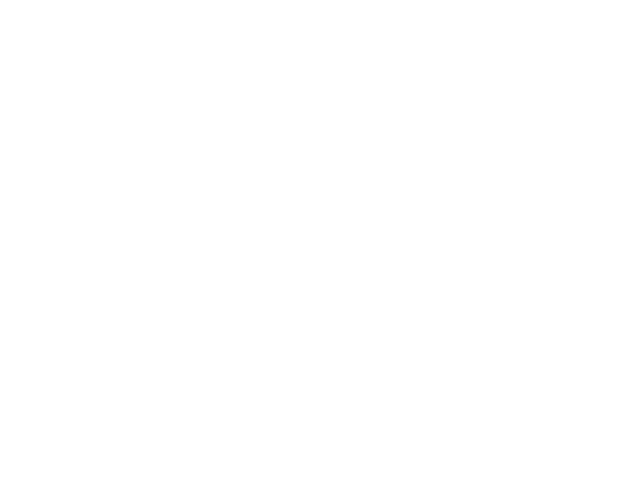
Frame 1 (no input)
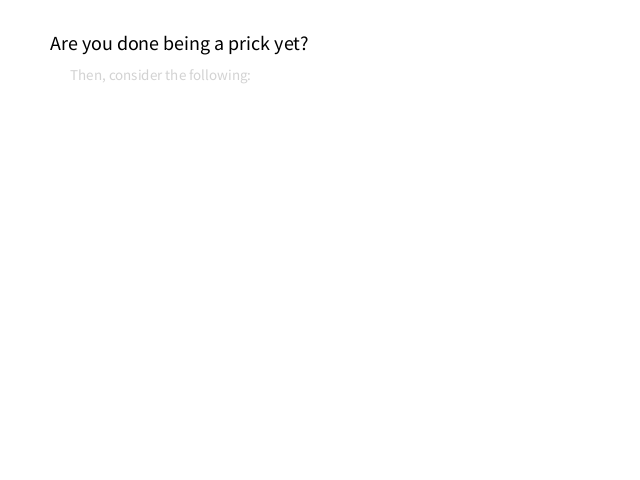
Frame 60 (the mouse pressed at the canvas centre just before this capture)
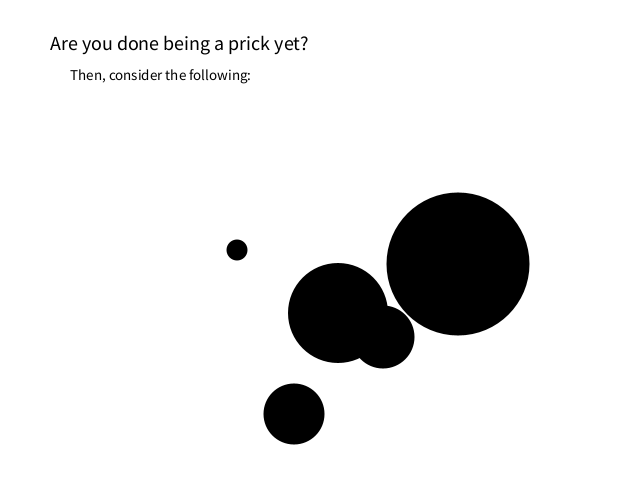
Frame 120 (the mouse held since frame 60 and released just before this capture)

The Processing sketch that drew these frames (run headless with seeded random() and noise(); from frame 60 on, the mouse is pressed at the canvas centre):

// Processing sketch: exercise08
// ── exercise08.pde
/* Alright so the goal of this is to create the part of the project that will have 
(probably) the most story branch points, based on how the components are interacted 
with (some lines, beziers, and text, let's say. different colors, too)

i will not create the links to the story branches they lead to just yet, bcause that 
would be too much work, so i'll put a placeholder shape (a yellow square i guess) in
the corner of the window to indicate when the interactor would have been locked into 
a story branch. if you'll remember, i said i would start with 3, so i'll aim for that

mouse input is still the main mechanic in this

// just some text to be added later. i'm writing it down now so i don't forget:

Pretty, isn't it? 

Wow, not even going to wait until i finish talking, are you? then fine, don't let me BORE you
with this...

[text turns white, bg turns angry color] I didn't say you were allowed to block me out with 
them! Don't you have any respect?

Oooh, what are you up to? Looks neat.

[upon unveiling text hidden as the same color as bg ] Ooh, look at that! look at what you 
uncovered!

nope, not this time! no obstructing text for you!
*/

/// initialize variables
// message text coordinates ('message text' refers to the the voice of the program
// aka the voice that bosses you around throughout the experience)

// values for larger message text
int textX1 = width/2;
int textY1 = 50;
int textAlpha1 = 0;
String text1 = "Are you done being a prick yet?";

// values for the smaller message text
int textX2 = width/2 + 20;
int textY2 = 80;
int textAlpha2 = 0;
String text2 = "Then, consider the following:";

// initialize circles
Circle circle1;
Circle circle2;
Circle circle3;
Circle circle4;
Circle circle5;

// initialize variable for color swapping
int switchNum = 1;

void setup() {
  // size and bg color
  size(640,480);
  background(255);
  
  // create the circles with their parameters
  // self-reminder: fill, alpha
  circle1 = new Circle(0, 255);
  circle2 = new Circle(0, 255);
  circle3 = new Circle(0, 255);
  circle4 = new Circle(0, 255);
  circle5 = new Circle(0, 255);
  
}

void draw() {
  // first, fade the intro text in (larger text)
  if(textAlpha1 < 255) {
    background(255);
    textSize(20);
    fill(0, textAlpha1);
    text(text1, textX1, textY1);
    textAlpha1 += 5;   
  }
  // second, fade the intro text in (smaller text) while still drawing the prevous line of text
  if(textAlpha1 >= 255 && textAlpha2 < 255) {
    background(255);
    textSize(20);
    fill(0, textAlpha1);
    text(text1, textX1, textY1);
    textSize(15);
    fill(0, textAlpha2);
    text(text2, textX2, textY2);
    textAlpha2 += 5;
  }
  // third, draw some circles to interact with, while the text from before remains in the 
  // picture. these circles are boring for now, but the way they look and the way they will be 
  // interacted with will be spiced up later
  if (textAlpha2 >= 255) {
    background(255);
    fill(0);
    textSize(20);
    text(text1, textX1, textY1);
    textSize(15);
    text(text2, textX2, textY2);
    noStroke();
    circle1.display();
    circle2.display();
    circle3.display();
    circle4.display();
    circle5.display();

  }
  
    // for debugging
    /*point(200,200);
    point(200,450);
    point(600,200);
    point(600,450);*/
    println(circle1.x);
}

  /// starting from after the text has faded in, the interactor can begin affecting things
  // ...through clicking
void mouseClicked() {
  // change the color of the circles, only when 
    // circle 1
  if (mouseX >= circle1.x - circle1.size/2 && mouseX <= circle1.x + circle1.size/2) {
    if (mouseY >= circle1.y - circle1.size/2 && mouseY <= circle1.y + circle1.size/2) {
        switchNum++;
        circle1.colorSwap();
    }
  }
    // circle 2
  if (mouseX >= circle2.x - circle2.size/2 && mouseX <= circle2.x + circle2.size/2) {
    if (mouseY >= circle2.y - circle2.size/2 && mouseY <= circle2.y + circle2.size/2) {
        switchNum++;
        circle2.colorSwap();
    }
  }
    // circle 3
  if (mouseX >= circle3.x - circle3.size/2 && mouseX <= circle3.x + circle3.size/2) {
    if (mouseY >= circle3.y - circle3.size/2 && mouseY <= circle3.y + circle3.size/2) {
        switchNum++;
        circle3.colorSwap();
    }
  }
    // circle 4
  if (mouseX >= circle4.x - circle4.size/2 && mouseX <= circle4.x + circle4.size/2) {
    if (mouseY >= circle4.y - circle4.size/2 && mouseY <= circle4.y + circle4.size/2) {
        switchNum++;
        circle4.colorSwap();
    }
  }
    // circle 5
  if (mouseX >= circle5.x - circle5.size/2 && mouseX <= circle5.x + circle5.size/2) {
    if (mouseY >= circle5.y - circle5.size/2 && mouseY <= circle5.y + circle5.size/2) {
        switchNum++;
        circle5.colorSwap();
    }
  }

}
  // ...through dragging
void mouseDragged() {
  // drag the circles around, but only when the cursor is inside the circle
  // circle 1
  if (mouseX >= circle1.x - circle1.size/2 && mouseX <= circle1.x + circle1.size/2) {
    if (mouseY >= circle1.y - circle1.size/2 && mouseY <= circle1.y + circle1.size/2) {
      circle1.x = mouseX;
      circle1.y = mouseY;
    }
  }
    // circle 2
  if (mouseX >= circle2.x - circle2.size/2 && mouseX <= circle2.x + circle2.size/2) {
    if (mouseY >= circle2.y - circle2.size/2 && mouseY <= circle2.y + circle2.size/2) {
      circle2.x = mouseX;
      circle2.y = mouseY;
    }
  }
    // circle 3
  if (mouseX >= circle3.x - circle3.size/2 && mouseX <= circle3.x + circle3.size/2) {
    if (mouseY >= circle3.y - circle3.size/2 && mouseY <= circle3.y + circle3.size/2) {
      circle3.x = mouseX;
      circle3.y = mouseY;
    }
  }
    // circle 4
  if (mouseX >= circle4.x - circle4.size/2 && mouseX <= circle4.x + circle4.size/2) {
    if (mouseY >= circle4.y - circle4.size/2 && mouseY <= circle4.y + circle4.size/2) {
      circle4.x = mouseX;
      circle4.y = mouseY;
    }
  }
    // circle 5
  if (mouseX >= circle5.x - circle5.size/2 && mouseX <= circle5.x + circle5.size/2) {
    if (mouseY >= circle5.y - circle5.size/2 && mouseY <= circle5.y + circle5.size/2) {
      circle5.x = mouseX;
      circle5.y = mouseY;
    }
  }
}
// ── Circle.pde
// File for circle object

class Circle {
  // Position, size, fill and transparency
  int x = floor(random(200,600));
  int y = floor(random(200,450));
  int size = floor(random(20, 150));
  color fill;
  int alpha;

  Circle(int _fill, int _alpha) {
    fill = _fill;
    alpha = _alpha;
  }

  // displays the circles
  void display() {
    fill(fill, alpha);
    ellipse(x,y,size,size);
  }
  
  // cycles through the colors black, green and red
  void colorSwap() {
    // switch back to black after clicking on a red circle by setting the switch variable
    // back to 1
    if(switchNum > 3){
      switchNum = 1;
    }
    switch(switchNum) {
      case 1: // black
        fill = color(#000000);
        break;
      case 2: // green
        fill = color(#1C5F20);
        break;
      case 3: // red
        fill = color(#D30000);
        break;
    }
  }
}

// i might need these later
// int _x, int _y, int _size, 
    //x = _x;
    //y = _y;
    //size = _size;
